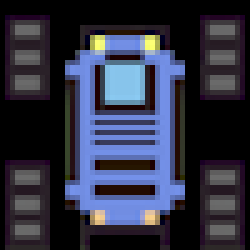
#> input picture libs/robot2.png, 50 x 50 px (shown 5 times larger)
$ python -i _node_camera_without_ocr_webcam.py   (imports and definitions only)
#> lines starting #> are read from the running program, lines starting #| are printed output that depends on the picture
#> further down, picture is the input picture: shape (50, 50, 3); mean B, G, R 66.8, 49.3, 47.1
### libs/lib_telemtrybroker.py
# TelemetryBroker for Inter Process Communication for Robtics
# REDIS-Wrapper
# Developed by Martin Novak at 2025

import redis
import sys
from pathlib import Path
import json

#HOST = "10.42.0.1"
HOST = "localhost"

class TelemetryBroker:
    # Constructor
    #   cache_name  - name of the cache (hash) in redis
    #   host        - redis server host
    #   port        - redis server port
    #   db          - redis database number
    def __init__(self):
        self.__r = redis.Redis(host=HOST, port=6379, db=0, decode_responses=True)
        self.__nodename = None
        self.__register_node()

    # Destructor
    def __del__(self):
        self.close()

    # Close connection to database
    def close(self):
        self.delkey(self.__nodename)
        self.__r.close()


    # Clear all data in database
    def clearall(self):
        self.__r.flushall()

    # Validate and casting
    #   value    - input as string
    # [31 lines left out: functions type_validator_get, type_validator_set, __register_node, not called in this run]

    # Set value in the cache
    #   name    - key name
    #   value   - value to set
    def set(self, name, value):
        self.__r.set(name, self.type_validator_set(value))

    # Get value from the cache
    #   name    - key name
    def get(self, name):
        return self.type_validator_get(self.__r.get(name))

    # Set multi key-value paris to cache
    #   dict    - dictionary
    # [33 lines left out: functions setmulti, getmulti, getall, getallStartsWith, not called in this run]

    # Delete key
    #   key    - key name
    def delkey(self, key):
        self.__r.delete(key)


### _node_camera_without_ocr_webcam.py
import cv2
import numpy as np
import time
from libs.lib_telemtrybroker import TelemetryBroker


TEMPLATE_PATH = "/home/robot/robotics_framework/libs/"


# [1 line that did not run here, left out]
sensor_dict_orig = {"sensor_camera_color":"", "sensor_camera_letter":""}

# 1. Templates laden (in Graustufen)
# Stelle sicher, dass diese Bilder im gleichen Ordner liegen
# [13 lines not run here, left out]

# Schwellenwert für Übereinstimmung (0.8 = 80% Übereinstimmung)
# Spiel hiermit herum: Höher = genauer, aber übersieht evtl. was
THRESHOLD = 0.7

# Grün (ca. 40-80)
lower_green = np.array([40, 70, 70])
upper_green = np.array([80, 255, 255])

# Gelb (ca. 20-35)
lower_yellow = np.array([20, 100, 100])
upper_yellow = np.array([35, 255, 255])

# Rot ist speziell: Es liegt am Anfang (0-10) UND am Ende (170-180) des Spektrums
lower_red1 = np.array([0, 120, 70])
upper_red1 = np.array([10, 255, 255])
lower_red2 = np.array([170, 120, 70])
upper_red2 = np.array([180, 255, 255])

def scan_for_letters(frame):
    # Performance: Bild in Graustufen umwandeln
    gray_frame = cv2.cvtColor(frame, cv2.COLOR_BGR2GRAY)

    # Durch alle Templates loopen (H, S, U)
    for char_name, template in templates.items():
        w, h = template.shape[::-1]

        # Das eigentliche Matching
        res = cv2.matchTemplate(gray_frame, template, cv2.TM_CCOEFF_NORMED)

        # Finde alle Positionen, die gut genug passen (über Threshold)
        loc = np.where(res >= THRESHOLD)

        # Rechtecke zeichnen
        for pt in zip(*loc[::-1]):
            sensor_dict["sensor_camera_letter"] = char_name
            print("Victim Letter recognized:", char_name)
            # pt ist die Koordinate der oberen linken Ecke
            cv2.rectangle(frame, pt, (pt[0] + w, pt[1] + h), (0, 255, 0), 2)

            # Buchstaben darüber schreiben
            cv2.putText(frame, char_name, (pt[0], pt[1] - 10),
                        cv2.FONT_HERSHEY_SIMPLEX, 0.9, (0, 255, 0), 2)
    return frame

def scan_for_colors(frame):
    # COLOR DETECTION
    blurred = cv2.GaussianBlur(frame, (11, 11), 0)
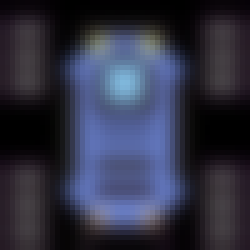
#> blurred: shape (50, 50, 3) (shown 5 times larger); mean B, G, R 67.5, 49.8, 47.8
    hsv_frame = cv2.cvtColor(blurred, cv2.COLOR_BGR2HSV)
#> hsv_frame: shape (50, 50, 3); mean H, S, V 122.3, 72.6, 67.8

    mask_green = cv2.inRange(hsv_frame, lower_green, upper_green)
#> mask_green: shape (50, 50); every value is 0
    mask_yellow = cv2.inRange(hsv_frame, lower_yellow, upper_yellow)

    mask_red1 = cv2.inRange(hsv_frame, lower_red1, upper_red1)
    mask_red2 = cv2.inRange(hsv_frame, lower_red2, upper_red2)
    mask_red = mask_red1 + mask_red2

    color_masks = {
        "green": (mask_green, (0, 255, 0)),  # Name, Maske, Anzeigefarbe (BGR)
        "yellow": (mask_yellow, (0, 255, 255)),
        "red": (mask_red, (0, 0, 255))
    }

    for color_name, (mask, display_color) in color_masks.items():
        # Rauschen entfernen (kleine weiße Punkte wegmachen)
        mask = cv2.erode(mask, None, iterations=2)
        mask = cv2.dilate(mask, None, iterations=2)

        contours, _ = cv2.findContours(mask, cv2.RETR_EXTERNAL, cv2.CHAIN_APPROX_SIMPLE)

        if len(contours) > 0:
            contours = sorted(contours, key=cv2.contourArea, reverse=True)

            #for contour in contours:
            if cv2.contourArea(contours[0]) > 5000:
                x, y, w, h = cv2.boundingRect(contours[0])
                cv2.rectangle(frame, (x, y), (x + w, y + h), display_color, 2)
                cv2.putText(frame, color_name, (x, y - 10),
                            cv2.FONT_HERSHEY_SIMPLEX, 0.6, display_color, 2)
                print("Victim Color recognized:", color_name)
                sensor_dict["sensor_camera_color"] = color_name
#> this loop made 3 passes
#> (color_name, display_color) on passes 1 to 3: ('green', (0, 255, 0)), ('yellow', (0, 255, 255)), ('red', (0, 0, 255))

    return frame

# [16 lines not run here, left out]

>>> import cv2
>>> picture = cv2.imread('libs/robot2.png')
>>> result = scan_for_colors(picture)
